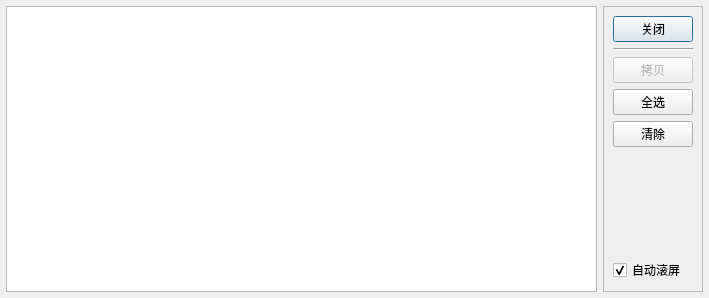
<?xml version="1.0" encoding="UTF-8"?>
<ui version="4.0">
 <class>LogDialog</class>
 <widget class="QDialog" name="LogDialog">
  <property name="geometry">
   <rect>
    <x>0</x>
    <y>0</y>
    <width>709</width>
    <height>298</height>
   </rect>
  </property>
  <property name="windowTitle">
   <string>查看日志</string>
  </property>
  <layout class="QHBoxLayout" name="horizontalLayout">
   <property name="leftMargin">
    <number>6</number>
   </property>
   <property name="topMargin">
    <number>6</number>
   </property>
   <property name="rightMargin">
    <number>6</number>
   </property>
   <property name="bottomMargin">
    <number>6</number>
   </property>
   <item>
    <widget class="QListWidget" name="listWidget">
     <property name="selectionMode">
      <enum>QAbstractItemView::MultiSelection</enum>
     </property>
    </widget>
   </item>
   <item>
    <widget class="QFrame" name="frame">
     <property name="frameShape">
      <enum>QFrame::StyledPanel</enum>
     </property>
     <property name="frameShadow">
      <enum>QFrame::Raised</enum>
     </property>
     <layout class="QVBoxLayout" name="verticalLayout_2">
      <item>
       <widget class="QPushButton" name="pushButtonClose">
        <property name="layoutDirection">
         <enum>Qt::LeftToRight</enum>
        </property>
        <property name="text">
         <string>关闭</string>
        </property>
       </widget>
      </item>
      <item>
       <widget class="Line" name="lineHorizontal">
        <property name="orientation">
         <enum>Qt::Horizontal</enum>
        </property>
       </widget>
      </item>
      <item>
       <widget class="QPushButton" name="pushButtonCopy">
        <property name="enabled">
         <bool>false</bool>
        </property>
        <property name="text">
         <string>拷贝</string>
        </property>
       </widget>
      </item>
      <item>
       <widget class="QPushButton" name="pushButtonSelectAll">
        <property name="text">
         <string>全选</string>
        </property>
       </widget>
      </item>
      <item>
       <widget class="QPushButton" name="pushButtonClear">
        <property name="text">
         <string>清除</string>
        </property>
       </widget>
      </item>
      <item>
       <spacer name="verticalSpacer">
        <property name="orientation">
         <enum>Qt::Vertical</enum>
        </property>
        <property name="sizeHint" stdset="0">
         <size>
          <width>20</width>
          <height>40</height>
         </size>
        </property>
       </spacer>
      </item>
      <item>
       <widget class="QCheckBox" name="checkBox_autoScroll">
        <property name="text">
         <string>自动滚屏</string>
        </property>
        <property name="checked">
         <bool>true</bool>
        </property>
       </widget>
      </item>
     </layout>
    </widget>
   </item>
  </layout>
 </widget>
 <tabstops>
  <tabstop>listWidget</tabstop>
  <tabstop>pushButtonClose</tabstop>
  <tabstop>pushButtonCopy</tabstop>
  <tabstop>pushButtonSelectAll</tabstop>
  <tabstop>pushButtonClear</tabstop>
  <tabstop>checkBox_autoScroll</tabstop>
 </tabstops>
 <resources/>
 <connections>
  <connection>
   <sender>pushButtonClose</sender>
   <signal>clicked()</signal>
   <receiver>LogDialog</receiver>
   <slot>reject()</slot>
   <hints>
    <hint type="sourcelabel">
     <x>652</x>
     <y>26</y>
    </hint>
    <hint type="destinationlabel">
     <x>354</x>
     <y>148</y>
    </hint>
   </hints>
  </connection>
  <connection>
   <sender>listWidget</sender>
   <signal>itemSelectionChanged()</signal>
   <receiver>LogDialog</receiver>
   <slot>onItemSelectionChanged()</slot>
   <hints>
    <hint type="sourcelabel">
     <x>301</x>
     <y>148</y>
    </hint>
    <hint type="destinationlabel">
     <x>354</x>
     <y>148</y>
    </hint>
   </hints>
  </connection>
 </connections>
 <slots>
  <slot>onItemSelectionChanged()</slot>
 </slots>
</ui>
